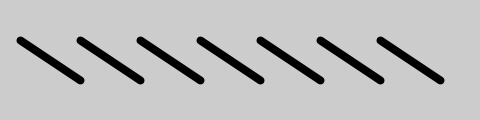
Frame 1 (no input)
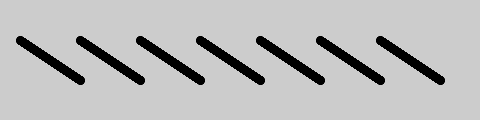
Frame 60 (the mouse pressed at the canvas centre just before this capture)
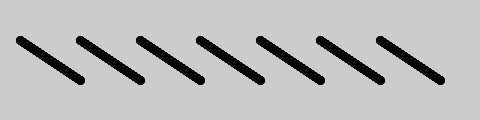
Frame 120 (the mouse held since frame 60 and released just before this capture)

The Processing sketch that drew these frames (run headless with seeded random() and noise(); from frame 60 on, the mouse is pressed at the canvas centre):

// Processing sketch: for_loop_variables
// ── for_loop_variables.pde
int ayPos = 40;
int byPos = 80;

void setup() {

  size(480, 120);
  smooth();
}


void draw() {

  strokeWeight(8);
/*
  line(20, ayPos, 80, byPos);
  line(80, ayPos, 140, byPos);
  line(140, ayPos, 200, byPos);
  line(200, ayPos, 260, byPos);
  line(260, ayPos, 320, byPos);
  line(320, ayPos, 380, byPos);
  line(380, ayPos, 440, byPos);
*/

  for (int i = 0; i < 7; i = i + 1) {
    //println(i);
    line(20 + (60*i), ayPos, 80 + (60*i), byPos);
    
  }
  //println("------------------");
}
